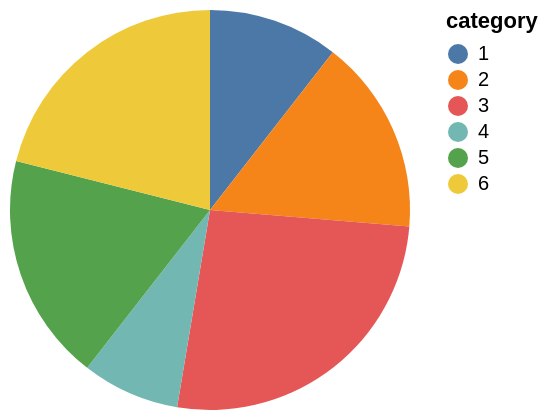

Describe this chart as a Vega-Lite specification.
### Vega specification from a JSON file in a GitHub repository (floating-point values rounded to 4 significant figures)
{"$schema": "https://vega.github.io/schema/vega/v5.json", "description": "A simple pie chart with embedded data.", "background": "white", "padding": 5, "width": 200, "height": 200, "data": [{"name": "source_0", "values": [{"category": 1, "value": 4}, {"category": 2, "value": 6}, {"category": 3, "value": 10}, {"category": 4, "value": 3}, {"category": 5, "value": 7}, {"category": 6, "value": 8}]}, {"name": "data_0", "source": "source_0", "transform": [{"type": "stack", "groupby": [], "field": "value", "sort": {"field": ["category"], "order": ["ascending"]}, "as": ["value_start", "value_end"], "offset": "zero"}, {"type": "filter", "expr": "isValid(datum[\"value\"]) && isFinite(+datum[\"value\"])"}]}], "marks": [{"name": "marks", "type": "arc", "style": ["arc"], "from": {"data": "data_0"}, "encode": {"update": {"fill": {"scale": "color", "field": "category"}, "description": {"signal": "\"value: \" + (format(datum[\"value\"], \"\")) + \"; category: \" + (isValid(datum[\"category\"]) ? datum[\"category\"] : \"\"+datum[\"category\"])"}, "x": {"signal": "width", "mult": 0.5}, "y": {"signal": "height", "mult": 0.5}, "outerRadius": {"signal": "min(width,height)/2"}, "innerRadius": {"value": 0}, "startAngle": {"scale": "theta", "field": "value_end"}, "endAngle": {"scale": "theta", "field": "value_start"}}}}], "scales": [{"name": "theta", "type": "linear", "domain": {"data": "data_0", "fields": ["value_start", "value_end"]}, "range": [0, 6.283], "zero": true}, {"name": "color", "type": "ordinal", "domain": {"data": "data_0", "field": "category", "sort": true}, "range": "category"}], "legends": [{"fill": "color", "symbolType": "circle", "title": "category"}], "config": {"normalizedNumberFormat": ".2%"}}
